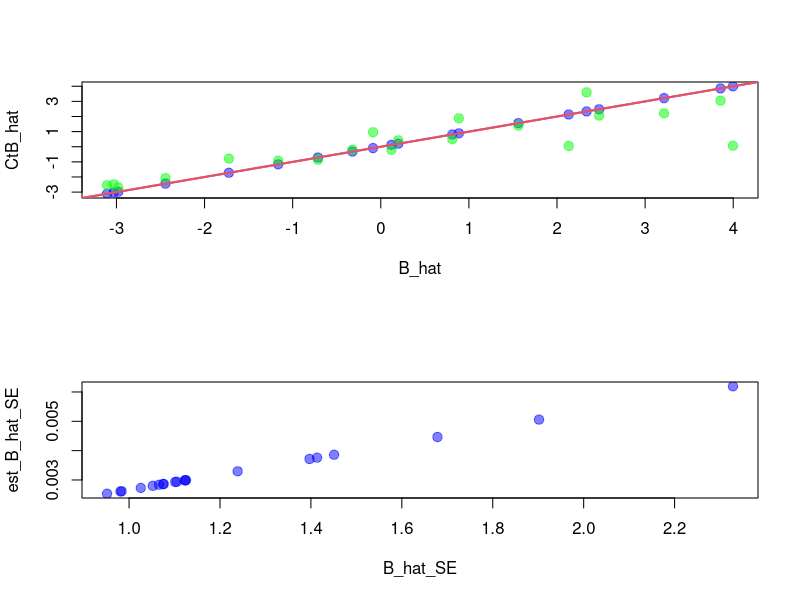
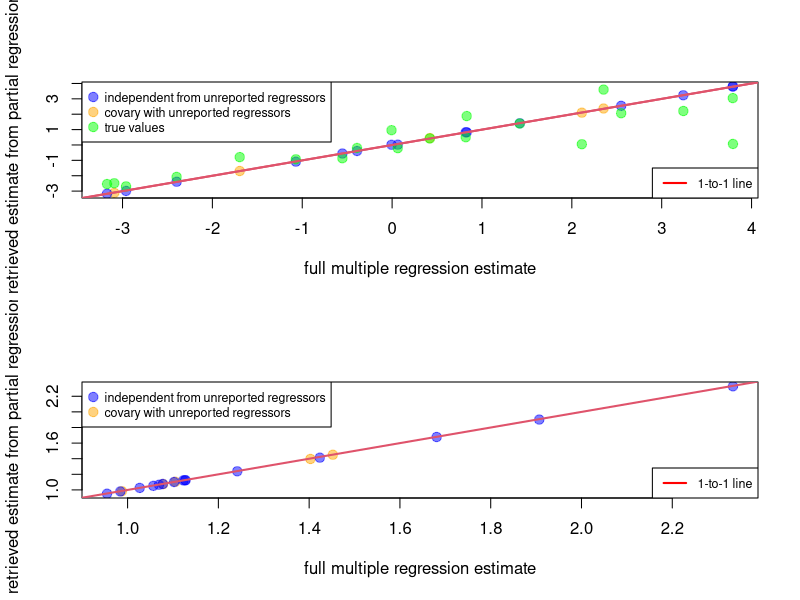

Generate these figures, in order, with R:

#number of parameters, i.e. 'X's
np <- 20

#number of observations
n <- 1E3

#function to sample some correlation matrix
rlkj <- function (K, eta = 1) {
  alpha <- eta + (K - 2)/2
  r12 <- 2 * rbeta(1, alpha, alpha) - 1
  R <- matrix(0, K, K)
  R[1, 1] <- 1
  R[1, 2] <- r12
  R[2, 2] <- sqrt(1 - r12^2)
  if (K > 2) 
    for (m in 2:(K - 1)) {
      alpha <- alpha - 0.5
      y <- rbeta(1, m/2, alpha)
      z <- rnorm(m, 0, 1)
      z <- z/sqrt(crossprod(z)[1])
      R[1:m, m + 1] <- sqrt(y) * z
      R[m + 1, m + 1] <- sqrt(1 - y)
    }
  return(crossprod(R))
}

#data-generating correlation / covariance matrix
corrmat <- rlkj(np, 0.5)

#sample our 'X's
X <- mvtnorm::rmvnorm(n, rep(0, np), corrmat)

#autocorrelated alleles
X_freq <- replicate(np, rbeta(1,1,2)) #allele frequency across loci
std_normal_thresholds <- qnorm(X_freq)
Xc1 <- mvtnorm::rmvnorm(n, rep(0, np), corrmat)
Xc2 <- mvtnorm::rmvnorm(n, rep(0, np), corrmat)
X <- sapply(1:np, function(gi) as.integer(Xc1[,gi] > std_normal_thresholds[gi]) + as.integer(Xc2[,gi] > std_normal_thresholds[gi]))

#sample our 'B's
B <- rnorm(np, 0, 2)

#sample our intercept
A <- 3

#sample our 'Y's
Y <- A + X%*%t(t(B)) + rnorm(n, sd = 20)

#estimate simple regression coefficients
C_hat <- sapply(1:np, function(p) lm(Y ~ 1 + X[,p])$coefficients[2])

#retrieve covariances between 'X's and 'Y's
CovXY <- C_hat * apply(X, 2, var)

#solve for 'B_hat's using 'C_hat's
CtB_hat <- pracma::pinv(cov(X)) %*% CovXY

#estimate multple regression coefficients
B_hat <- lm(Y~1+X)$coefficients[-1]

#compare
par(mfrow = c(2,1))
plot(B_hat, CtB_hat, pch = 19, col = adjustcolor("blue", 0.5), cex = 1.25); abline(0,1,col=2,lwd=2)
points(B_hat, B, pch = 19, col = adjustcolor("green", 0.5), cex = 1.25); abline(0,1,col=2,lwd=2)

#now obtain multiple regresssion standard errors
# C_hat_SE <- sapply(1:np, function(p) summary(lm(Y ~ 1 + X[,p]))$coefficients[2,2])
B_hat_SE <- summary(lm(Y~1+X))$coefficients[-1,2]
diag(solve(cov(X))) / B_hat_SE^2
sd(summary(lm(Y~1+X))$residuals) #similar to summary(lm(Y~1+X))$sigma
var(Y) * (1-summary(lm(Y~1+X))$r.squared)
(n-1) / (var(Y) * (1-summary(lm(Y~1+X))$adj.r.squared))
(n-1) / summary(lm(Y~1+X))$sigma^2

covariance_matrix <- cbind(rbind(cov(X), CovXY), c(CovXY, var(Y)))
r2 <- t(cov2cor(covariance_matrix)[np+1,-(np+1)]) %*% solve(cor(X)) %*% t(t(cov2cor(covariance_matrix)[np+1,-(np+1)]))
summary(lm(Y~1+X))$r.squared
r2
adj_r2 <- 1-((1- r2) * (n-1) / (n-np-1))
summary(lm(Y~1+X))$adj.r.squared
adj_r2

B_hat_SE <- summary(lm(Y~1+X))$coefficients[-1,2]
B_hat_SE
cov_B_hat <- solve(cov(X)) / c(((n-1) * (var(Y) * (1-adj_r2))))
solve(cov(X)) / c((var(Y) * (1-adj_r2))) / (n-1)
est_B_hat_SE <- sqrt(diag(cov_B_hat))
est_B_hat_SE
all(abs(B_hat_SE - est_B_hat_SE) < 1E-6)
plot(B_hat_SE, est_B_hat_SE, pch = 19, col = adjustcolor("blue", 0.5), cex = 1.25); abline(0,1,col=2,lwd=2)


#### let's try adding unreported covariates ####
nZ <- 5
Z <- matrix(rnorm(n*nZ, 0, 1), nrow = n)
Z <- Z# - X[,1:nZ]
B_Z <- rnorm(nZ, 0, 1)
Y_Z <- Y + Z%*%t(t(B_Z))
D_hat <- sapply(1:np, function(p) lm(Y ~ 1 + X[,p] + Z)$coefficients[2])
CovXY_Z <- D_hat * apply(X, 2, var)
CtB_hat_Z <- pracma::pinv(cov(X)) %*% CovXY_Z
B_hat_Z <- lm(Y~1+X+Z)$coefficients[-1][-((np+1):(np+nZ))]
plot(B_hat_Z, CtB_hat_Z, pch = 19, col = adjustcolor(c(rep("orange", nZ), rep("blue", np-nZ)), 0.5), cex = 1.25,
     xlab = "full multiple regression estimate", ylab = "retrieved estimate from partial regressions"); abline(0,1,col=2,lwd=2)
points(B_hat_Z, B, pch = 19, col = adjustcolor("green", 0.5), cex = 1.25); abline(0,1,col=2,lwd=2)
legend("topleft", cex = 0.75, col = adjustcolor(c("blue", "orange", "green"), 0.5), pch = 19, pt.cex = 1.25,
       legend = c("independent from unreported regressors", "covary with unreported regressors", "true values"))
legend("bottomright", cex = 0.75, col = "red", lwd = 2, legend = "1-to-1 line")

covariance_matrix_Z <- cbind(rbind(cov(X), CovXY_Z), c(CovXY_Z, var(Y)))
r2_Z <- t(cov2cor(covariance_matrix_Z)[np+1,-(np+1)]) %*% solve(cor(X)) %*% t(t(cov2cor(covariance_matrix_Z)[np+1,-(np+1)]))
summary(lm(Y~1+X+Z))$r.squared
r2_Z
adj_r2_Z <- 1-((1- r2_Z) * (n-1) / (n-np-1))
summary(lm(Y~1+X+Z))$adj.r.squared
adj_r2_Z

summary(lm(Y_Z~1+Z))$r.squared

B_hat_SE_Z <- summary(lm(Y~1+X+Z))$coefficients[-1,2][-((np+1):(np+nZ))]
B_hat_SE_Z
est_B_hat_SE_Z <- sqrt(diag(solve(cov(X))) / c(((n-1) / (var(Y) * (1-adj_r2_Z)))))
est_B_hat_SE_Z
mean(abs(B_hat_SE_Z - est_B_hat_SE_Z))
plot(B_hat_SE_Z, est_B_hat_SE_Z, pch = 19, col = adjustcolor(c(rep("orange", nZ), rep("blue", np-nZ)), 0.5), cex = 1.25,
     xlab = "full multiple regression estimate", ylab = "retrieved estimate from partial regressions"); abline(0,1,col=2,lwd=2)
legend("topleft", cex = 0.75, col = adjustcolor(c("blue", "orange"), 0.5), pch = 19, pt.cex = 1.25,
       legend = c("independent from unreported regressors", "covary with unreported regressors"))
legend("bottomright", cex = 0.75, col = "red", lwd = 2, legend = "1-to-1 line")
cor(B_hat_SE_Z, est_B_hat_SE_Z)
# plot(B_hat_SE^2, diag(solve(cov(X))))
# n / anova(lm(Y~X))[[3]][2]
# mdev <- function(x) x - mean(x)
# plot(t(apply(X, 2, mdev) ) %*% apply(X, 2, mdev) / (n-1), cov(X))
# solve(cov(X)) %*% B_hat_SE

# points(B_hat, B_that, pch = 19, col = adjustcolor("red", 0.5), cex = 1.25)


# plot(B_hat, B); abline(0,1)
# plot(correlation::cor_to_spcor(cov = covariance_matrix)[np+1,-(np+1)] * sd(Y) / apply(X, 2, sd), lm(Y~1+X)$coefficients[-1]); abline(0,1)
# plot(correlation::cor_to_pcor(cor = covariance_matrix)[np+1,-(np+1)] * sd(Y) / apply(X, 2, sd), lm(Y~1+X)$coefficients[-1]); abline(0,1)
# # plot(correlation::cor_to_spcor(cov = covariance_matrix)[-(np+1),np+1], lm(Y~1+X)$coefficients[-1])

# sum(correlation::cor_to_spcor(cov = covariance_matrix)[np+1,-(np+1)]^2)
# sum(correlation::cor_to_pcor(cor = covariance_matrix)[np+1,-(np+1)]^2) 
